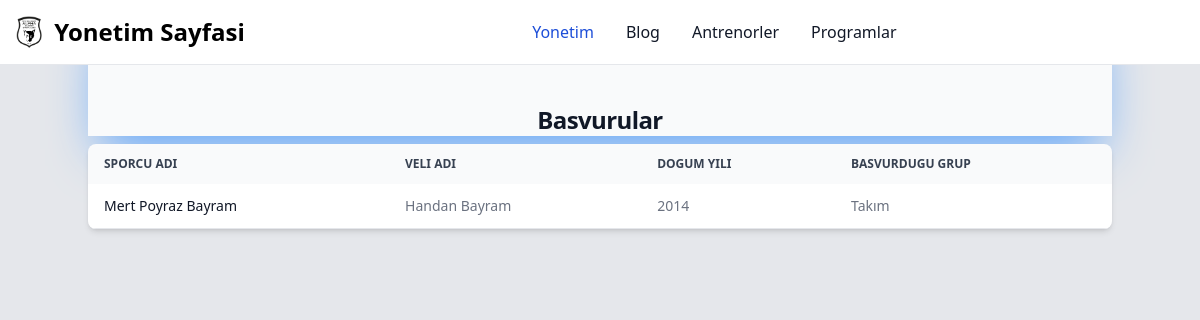
The app's page /account/ (signed in) with its own data.
### main/models.py (models this page shows, shortened)
class Basvuru (models.Model):
    adi=models.CharField(max_length=50)
    dogum_yili=models.IntegerField()
    boy=models.IntegerField()
    kilo=models.IntegerField()
    ayak=models.IntegerField()
    veli=models.CharField(max_length=50)
    phone_regex = RegexValidator(regex=r'^5.*$', message="Telefon numarası formatı: '+530 555 5555'")
    phone_number = models.CharField(validators=[phone_regex], max_length=17, blank=True) # Validators should be a list
    kaynak=models.TextField(choices=KAYNAK_CHOICES)
    ders_suresi=models.TextField(choices=DERS_CHOICES)
    beklenti=models.TextField(choices=BEKLENTI_CHOICES)
    ders_turu=models.TextField(choices=GRUP_CHOICES)
    created_date=models.DateTimeField(auto_now_add=True)

### account/views.py (the view)
# urls.py: path('', views.dashboard, name='dashboard'),
@login_required
def dashboard(request):
    basvuru_list=Basvuru.objects.all()
    return render(request,
        'dash/dashboard.html',
            {'basvuru_list': basvuru_list})

### account/templates/dash/dashboard.html (shortened to what this page needs)
{% extends "_base_account.html" %}
{% block content %}
<div class=" mb-2 bg-gray-50 justify-center text-center pt-20 shadow-2xl shadow-blue-400">
    <h2 class="pt-6 text-center  text-2xl tracking-tight font-bold text-gray-900 dark:text-white">Basvurular</h2>
</div>
<div class="flex overflow-x-auto shadow-md sm:rounded-lg">
    <table class="w-full text-sm text-left rtl:text-right text-gray-500 dark:text-gray-400">
        <thead class="text-xs text-gray-700 uppercase bg-gray-50 dark:bg-gray-700 dark:text-gray-400">
            <tr>
                <th scope="col" class="px-4 py-3">
                    Sporcu Adi
                </th>
                <th scope="col" class="px-4 py-3">
                    Veli Adi
                </th>
                <th scope="col" class="px-4 py-3">
                    Dogum Yili
                </th>
                <th scope="col" class="px-4 py-3">
                    Basvurdugu Grup
                </th>
            </tr>
        </thead>
        <tbody>
            {% for sporcu in basvuru_list %}
            <tr class="bg-white border-b dark:bg-gray-800 dark:border-gray-700 hover:bg-gray-50 dark:hover:bg-gray-600"
                data-modal-target="{{sporcu.id}}" data-modal-toggle="{{sporcu.id}}">
                <th scope="row" class="px-4 py-3 font-medium text-gray-900  dark:text-white ">
                    {{sporcu.adi|title}}
                </th>
                <td class=" px-4 py-3">
                    {{sporcu.veli|title}}
                </td>
                <td class="px-4 py-3">
                    {{sporcu.dogum_yili}}
                </td>
                <td class="px-4 py-3">
                    {{sporcu.get_ders_turu_display}}
                </td>
            </tr>
            {% endfor %}
        </tbody>
    </table>
</div>
</div>
{% endblock %}

### records on screen
Basvuru: adi "Mert Poyraz Bayram", veli "Handan Bayram", dogum_yili "2014", ders_turu "Takım"
